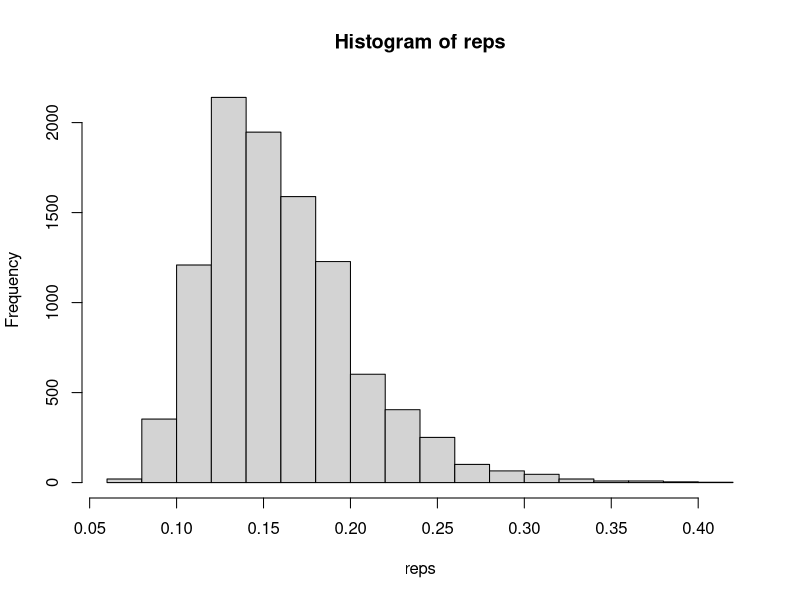
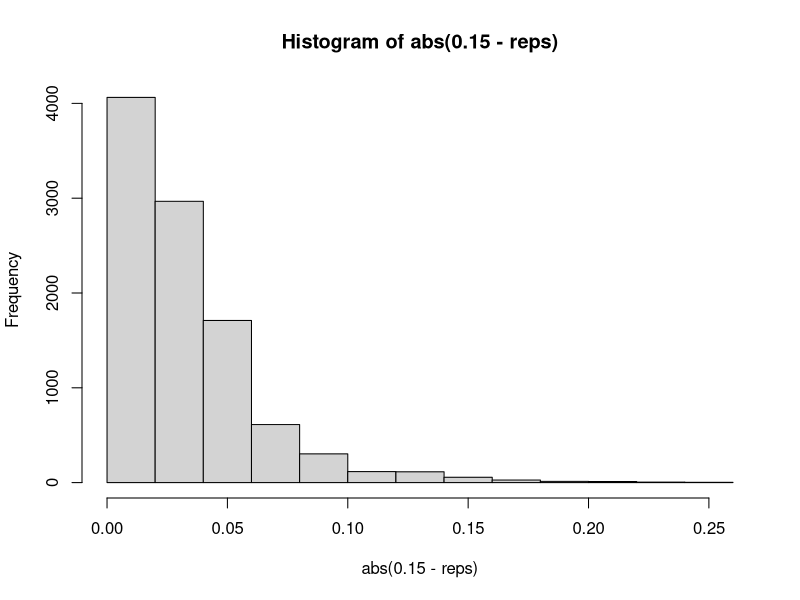

The R script that drew these images, in order:
## ---- chunk 1
knitr::opts_chunk$set(echo=T,eval=T,message=F,warning=F,fig.align='center')
library(tidyverse)
## ---- chunk 2
set.seed(123) 
starting_sample = runif(30, 0, 1)
point_est = quantile(starting_sample, .95, type = 4)
mean_bias = c()
for (type in 4:9) {
  bias = c()
  for (i in 1:1e3) {
    sample_data = runif(30, 0, 1)
    point_est_mc = quantile(sample_data, .95, type = type, names = FALSE)
    bias = append(bias, abs(.95 - point_est_mc))
  }
  print(paste("bias for:", type))
  print(mean(bias))
  mean_bias = append(mean_bias, mean(bias))
}
print(paste("smallest bias:", min(mean_bias)))
## ---- chunk 3
set.seed(123) 
starting_sample = runif(30, 0, 1)
point_est = quantile(starting_sample, .95, type = 4)
percentile = c()
mean_var = c()
for (type in 4:9) {
  percentile = c()
  for (i in 1:1e3) {
    sample_data = runif(30, 0, 1)
    point_est_mc = quantile(sample_data, .95, type = type, names = FALSE)
    percentile = append(percentile, point_est_mc)
  }
  print(paste("variance for:", type))
  print(var(percentile))
  mean_var = append(mean_var, var(percentile))
}
print(paste("smallest var:", min(mean_var)))
## ---- chunk 4
set.seed(123) 
starting_sample = runif(30, 0, 1)
point_est = quantile(starting_sample, .95, type = 4)
percentile = c()
mean_var = c()
for (type in 4:9) {
  percentile = c()
  for (i in 1:1e3) {
    sample_data = rnorm(30, 0, 1)
    point_est_mc = quantile(sample_data, .95, type = type, names = FALSE)
    percentile = append(percentile, point_est_mc)
  }
  print(paste("variance for:", type))
  print(var(percentile))
  mean_var = append(mean_var, var(percentile))
}
print(paste("smallest var:", min(mean_var)))
## ---- chunk 5
set.seed(123) 
starting_sample = runif(30, 0, 1)
point_est = quantile(starting_sample, .95, type = 4)
mean_bias = c()
for (type in 4:9) {
  bias = c()
  for (i in 1:1e3) {
    sample_data = rnorm(30, 0, 1)
    point_est_mc = quantile(sample_data, .95, type = type, names = FALSE)
    bias = append(bias, abs(.95 - point_est_mc))
  }
  print(paste("bias for:", type))
  print(mean(bias))
  mean_bias = append(mean_bias, mean(bias))
}
print(paste("smallest bias:", min(mean_bias)))
## ---- chunk 6
reps = replicate(1e4, 1 / (1 + mean(rgeom(13, .15))))
hist(reps)
## ---- chunk 7
hist(abs(.15 - reps))
mean(abs(.15 - reps))

